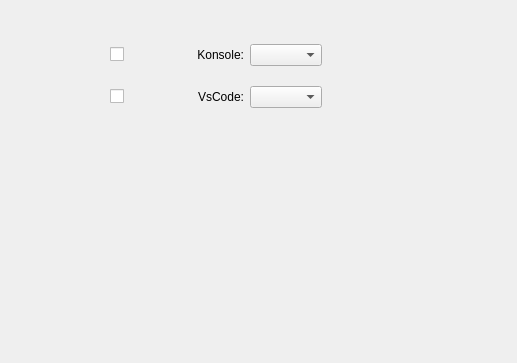
<?xml version="1.0" encoding="UTF-8"?>
<ui version="4.0">
 <class>ExternalDialog</class>
 <widget class="QWidget" name="ExternalDialog">
  <property name="geometry">
   <rect>
    <x>0</x>
    <y>0</y>
    <width>517</width>
    <height>363</height>
   </rect>
  </property>
  <property name="windowTitle">
   <string>Form</string>
  </property>
  <widget class="QWidget" name="">
   <property name="geometry">
    <rect>
     <x>110</x>
     <y>30</y>
     <width>212</width>
     <height>94</height>
    </rect>
   </property>
   <layout class="QGridLayout" name="gridLayout">
    <item row="0" column="0">
     <widget class="QCheckBox" name="checkBox">
      <property name="text">
       <string/>
      </property>
     </widget>
    </item>
    <item row="0" column="1" colspan="2">
     <widget class="QLabel" name="label">
      <property name="text">
       <string>Konsole:</string>
      </property>
      <property name="alignment">
       <set>Qt::AlignRight|Qt::AlignTrailing|Qt::AlignVCenter</set>
      </property>
     </widget>
    </item>
    <item row="0" column="3">
     <widget class="QComboBox" name="comboBox"/>
    </item>
    <item row="1" column="0" colspan="2">
     <widget class="QCheckBox" name="checkBox_2">
      <property name="text">
       <string/>
      </property>
     </widget>
    </item>
    <item row="1" column="2">
     <widget class="QLabel" name="label_2">
      <property name="text">
       <string>VsCode:</string>
      </property>
      <property name="alignment">
       <set>Qt::AlignRight|Qt::AlignTrailing|Qt::AlignVCenter</set>
      </property>
     </widget>
    </item>
    <item row="1" column="3">
     <widget class="QComboBox" name="comboBox_2"/>
    </item>
   </layout>
  </widget>
 </widget>
 <resources/>
 <connections/>
</ui>
